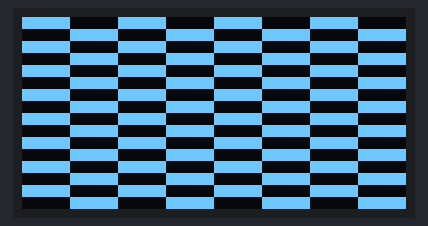
The sketch below on a simulated Arduino Uno, built with avr-gcc and run on an emulated ATmega328P. Shown: 128×64 one-colour display. Wiring (inferred from the names in the program): SSD1306 OLED at I2C address 0x3C.

Above: at 0.2 s.

The sketch:

oled_wire.ino
```cpp
// Pantalla OLED SSD1306 (I2C, direccion 0x3C) con Wire directo: inicializa, pone una ventana de 128x64 y dibuja un patron de bloques.
#include <Wire.h>
#define OLED 0x3C
void cmd(uint8_t c) { Wire.beginTransmission(OLED); Wire.write(0x00); Wire.write(c); Wire.endTransmission(); }
void setup() {
  Wire.begin();
  cmd(0xAE); cmd(0xD5); cmd(0x80); cmd(0xA8); cmd(63); cmd(0xD3); cmd(0x00); cmd(0x40);
  cmd(0x8D); cmd(0x14); cmd(0x20); cmd(0x00); cmd(0xA1); cmd(0xC8); cmd(0xDA); cmd(0x12); cmd(0x81); cmd(0xCF);
  cmd(0xD9); cmd(0xF1); cmd(0xDB); cmd(0x40); cmd(0xA4); cmd(0xA6); cmd(0xAF);
  cmd(0x21); cmd(0); cmd(127); cmd(0x22); cmd(0); cmd(7);
  for (int i = 0; i < 64; i++) {                       // 64 bloques de 16 bytes = 1024 bytes
    Wire.beginTransmission(OLED); Wire.write(0x40);
    for (int j = 0; j < 16; j++) Wire.write((i % 2) ? 0xF0 : 0x0F);
    Wire.endTransmission();
  }
}
void loop() {}
```
